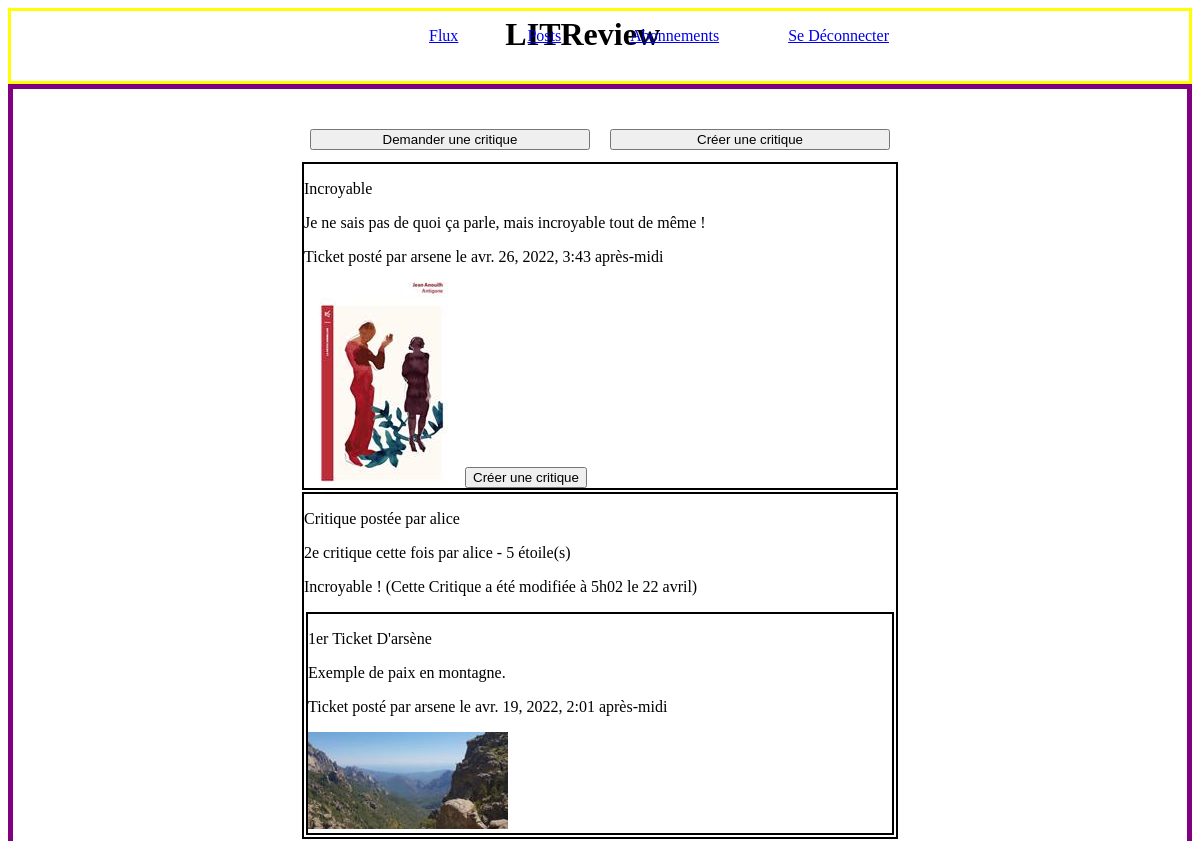
The page /accounts/HomePage/ (signed in, upper part) on the database as committed earlier.
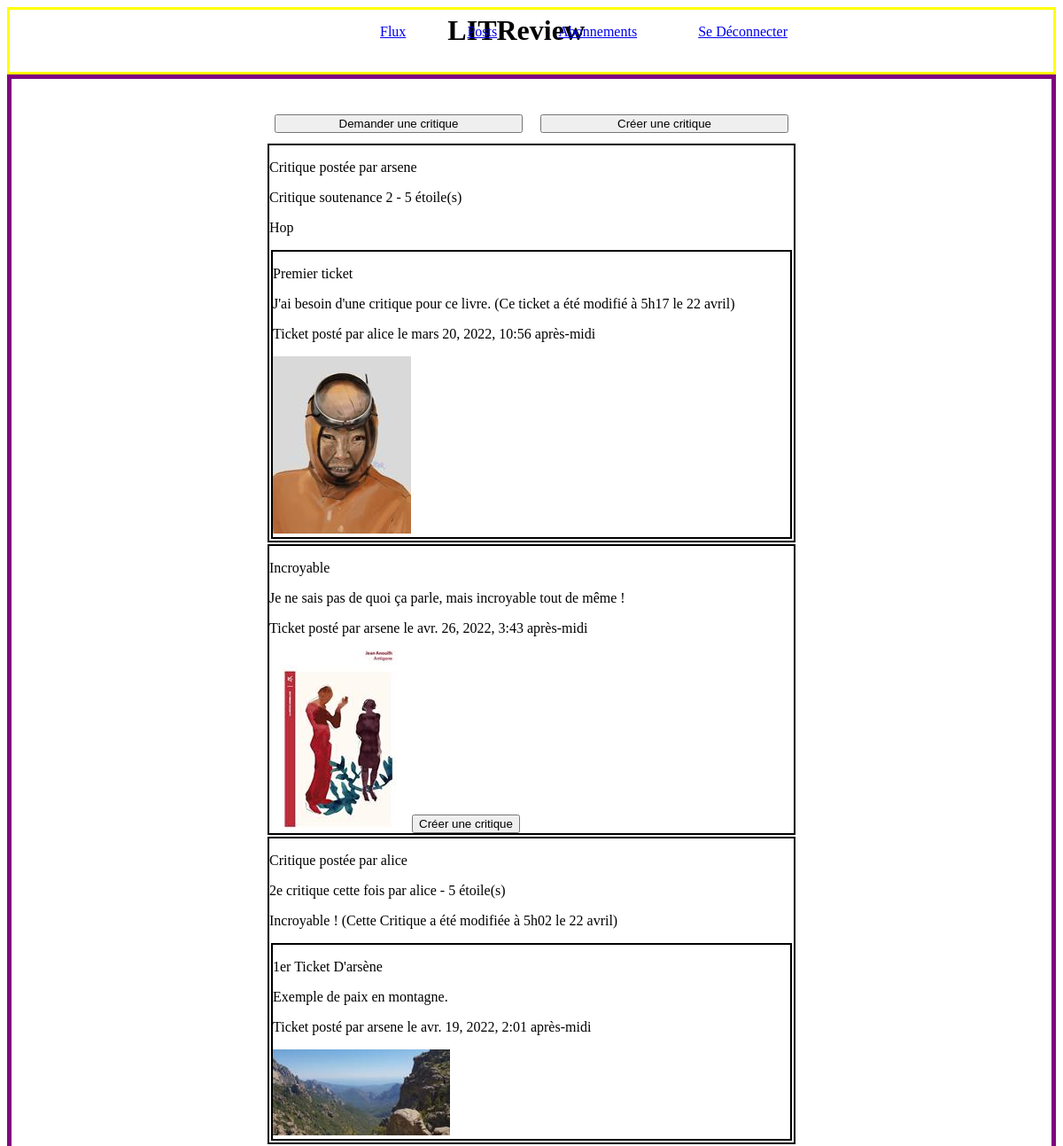
The same page on the database as committed later.
### Base/models.py (models this page shows, shortened)
class Ticket(models.Model):
    IMG_MAX_SIZE = (200,200)
    title = models.CharField(max_length=128, verbose_name="Titre")
    description = models.TextField(max_length=2048, blank=True)
    user = models.ForeignKey(\
        to=settings.AUTH_USER_MODEL, on_delete=models.CASCADE)
    image = ImageField(null=True, blank=True)
    time_created = models.DateTimeField(auto_now_add=True)

class Review(models.Model):
    ticket = models.ForeignKey(to=Ticket, on_delete=models.CASCADE)
    rating = models.PositiveSmallIntegerField(\
        validators=[MinValueValidator(0), MaxValueValidator(5)], verbose_name="Note")
    headline = models.CharField(max_length=128, verbose_name="Titre")
    body = models.CharField(max_length=8192, blank=True, verbose_name="Commentaire")
    user = models.ForeignKey(\
        to=settings.AUTH_USER_MODEL, on_delete=models.CASCADE)
    time_created = models.DateTimeField(auto_now_add=True)

### Base/views.py (the view)
# urls.py: path('accounts/HomePage/', b_views.HomePage, name="HomePage"),
@login_required
def HomePage(request):
    current_user = request.user
    subscribed_tickets = models.Ticket.objects.filter(user__followed_by__user=current_user)
    subscribed_tickets = subscribed_tickets.annotate(content_type=Value('TICKET', CharField()))
    current_user_tickets = models.Ticket.objects.filter(user=current_user)
    current_user_tickets = current_user_tickets.annotate(content_type=Value('TICKET', CharField()))
    tickets = subscribed_tickets.union(current_user_tickets)
    q = tickets
    for ticket in tickets:
        if models.Review.objects.filter(ticket=ticket):
            print(f"Il  a bien une review au ticket n°{ticket.id}")
            reviews = models.Review.objects.filter(ticket=ticket)
            reviews = reviews.annotate(content_type=Value('REVIEW', CharField()))
            q = chain(q, reviews)
    posts = sorted(
        q,
        key= lambda post: post.time_created,
        reverse=True
    )
    return render(request,
        'account/HomePage.html', context={'posts': posts, 'section': 'HomePage'})

### LITReview/templates/account/HomePage.html (shortened to what this page needs)
{% extends "Base.html" %}
{% block content %}
    <div id="main-homepage">
        <section id="rolling-feed">
            <section >
                <div id="critics-buttons-wrapper">
                    <a id="critics-buttons" href="{% url 'ticket_creation' %}"><button id="critics-buttons2">Demander une critique</button></a>
                    <a id="critics-buttons" href="{% url 'review_and_ticket_creation' %}"><button id="critics-buttons2">Créer une critique</button></a>
                </div>
            </section>
            {% for post in posts %}
                {% if post.content_type == 'TICKET' %}
                    <div class="ticket">
                        <p>{{ post.title }}</p>
                        <p>{{ post.description }}</p>
                        <p>Ticket posté par {{post.user.username}} le {{post.time_created}}</p>
                        <img src="{{ post.image.url }}">
                        <a href="{% url 'review_creation' ticket_id=post.id %}"><button>Créer une critique</button></a>
                    </div>
                {% elif post.content_type == 'REVIEW' %}
                    <div class="review">
                        <p>Critique postée par {{post.user.username}}</p>
                        <p>{{ post.headline }} - {{ post.rating }} étoile(s)</p>
                        <p>{{ post.body }}</p>
                        <div class="ticket">
                            <p>{{ post.ticket.title }}</p>
                            <p>{{ post.ticket.description }}</p>
                            <p>Ticket posté par {{post.ticket.user.username}} le {{post.ticket.time_created}}</p>
                            <img src="{{ post.ticket.image.url }}">
                        </div>
                    </div>
                {% endif %}
            {% endfor %}
        </section>
    </div>
{% endblock %}

Rows that differ between the two databases and show on the page:
added Review: user.username "arsene", headline "Critique soutenance 2", rating "5", body "Hop", ticket "Premier ticket", ticket.description "J'ai besoin d'une critique pour ce livre. (Ce ticket a été modifié à 5h17 le 22 avril)", ticket.user.username "alice", ticket.time_created "mars 20, 2022, 10:56 après-midi", ticket.image (picture)
